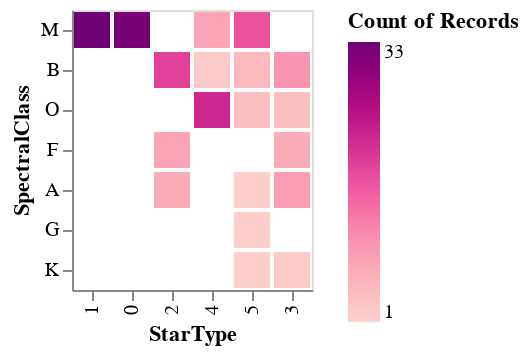

The notebook cell saved with this chart:
### Code cell
DeepnoteChart(data, """{"mark":{"clip":true,"type":"bar","tooltip":true},"config":{"legend":{}},"$schema":"https://vega.github.io/schema/vega-lite/v5.json","encoding":{"x":{"sort":null,"type":"nominal","field":"StarType","scale":{"type":"linear"}},"y":{"sort":null,"type":"nominal","field":"SpectralClass","scale":{"type":"linear"}},"color":{"sort":null,"type":"quantitative","scale":{"scheme":"redpurple"},"aggregate":"count"}}}""")

### Figure 1 — Vega-Lite specification as saved in the notebook (floating-point values rounded to 4 significant figures; data arrays with more than 128 entries replaced by an {"elided": "..."} marker saying what was removed)
{"mark": {"clip": true, "type": "bar", "tooltip": true}, "config": {"legend": {}}, "$schema": "https://vega.github.io/schema/vega-lite/v5.json", "encoding": {"x": {"sort": null, "type": "nominal", "field": "StarType", "scale": {"type": "linear"}}, "y": {"sort": null, "type": "nominal", "field": "SpectralClass", "scale": {"type": "linear"}}, "color": {"sort": null, "type": "quantitative", "scale": {"scheme": "redpurple"}, "aggregate": "count"}}, "data": {"values": {"elided": "192 records"}}}
